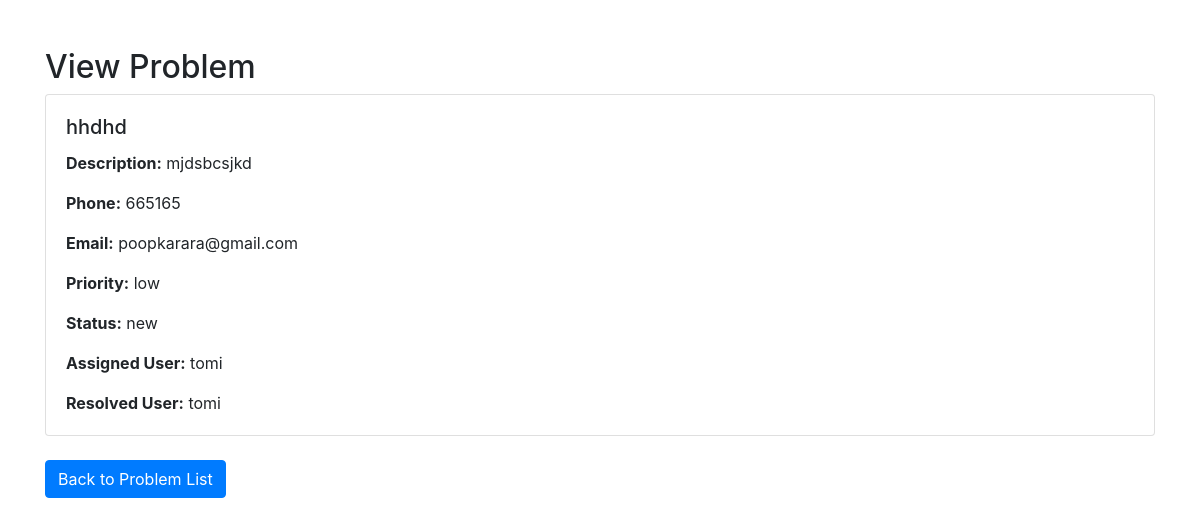
Page /problem/10/ (signed in) on the committed database.
### helpdesk/models.py (models this page shows, shortened)
class Problem(models.Model):
    PRIORITY_CHOICES = [
        ('low', 'Низкий'),
        ('medium', 'Средний'),
        ('high', 'Высокий'),
    ]
    STATUS_CHOICES = [
        ('new', 'Новая'),
        ('in_progress', 'В процессе'),
        ('resolved', 'Решена'),
        ('confirmed', 'Подтверждена')
    ]
    user = models.ForeignKey(User, on_delete=models.CASCADE)
    name = models.CharField(max_length=100)
    phone = models.CharField(max_length=20)
    email = models.EmailField()
    description = models.TextField()
    priority = models.CharField(max_length=10, choices=PRIORITY_CHOICES)
    status = models.CharField(max_length=15, choices=STATUS_CHOICES, default='new')
    created_at = models.DateTimeField(auto_now_add=True)
    assigned_user = models.ForeignKey(User, related_name='assigned_problems', null=True, blank=True, on_delete=models.SET_NULL)
    resolved_user = models.ForeignKey(User, related_name='resolved_problems', null=True, blank=True, on_delete=models.SET_NULL)
    reception_group, created = Group.objects.get_or_create(name='Reception')
    tester_group, created = Group.objects.get_or_create(name='Tester')

### helpdesk/views.py (the view)
# urls.py: path('problem/<int:problem_id>/', views.view_problem, name='view_problem'),
@login_required
def view_problem(request, problem_id):
    problem = get_object_or_404(Problem, id=problem_id)
    if request.method == 'POST':
        form = ProblemForm(request.POST, instance=problem)
        if form.is_valid():
            problem = form.save(commit=False)
            problem.user = request.user
            problem.save()
            if problem.status == 'resolved':
                tester_users = User.objects.filter(groups__name='Tester')
                if tester_users.exists():
                    problem.assigned_user = tester_users.first()
                    problem.resolved_user = request.user
                    problem.save()
            return redirect('problem_list')
    else:
        form = ProblemForm(instance=problem)
    return render(request, 'helpdesk/view_problem.html', {'problem': problem, 'form': form})

### helpdesk/templates/helpdesk/view_problem.html (shortened to what this page needs)
<!DOCTYPE html>
<html lang="en">
<head>
    <link rel="stylesheet" href="https://stackpath.bootstrapcdn.com/bootstrap/4.5.2/css/bootstrap.min.css">
</head>
<body>
    <div class="container mt-5">
        <h2>View Problem</h2>
        <div class="card">
            <div class="card-body">
                <h5 class="card-title">{{ problem.name }}</h5>
                <p class="card-text"><strong>Description:</strong> {{ problem.description }}</p>
                <p class="card-text"><strong>Phone:</strong> {{ problem.phone }}</p>
                <p class="card-text"><strong>Email:</strong> {{ problem.email }}</p>
                <p class="card-text"><strong>Priority:</strong> {{ problem.priority }}</p>
                <p class="card-text"><strong>Status:</strong> {{ problem.status }}</p>
                <p class="card-text"><strong>Assigned User:</strong> {{ problem.assigned_user }}</p>
                <p class="card-text"><strong>Resolved User:</strong> {{ problem.resolved_user }}</p>
            </div>
        </div>
        <br>
        <a href="{% url 'problem_list' %}" class="btn btn-primary">Back to Problem List</a>
    </div>
</body>
</html>

### rows in the picture
Problem: name "hhdhd", description "mjdsbcsjkd", phone "665165", email "poopkarara@gmail.com", priority "low", status "new", assigned_user "tomi", resolved_user "tomi"
